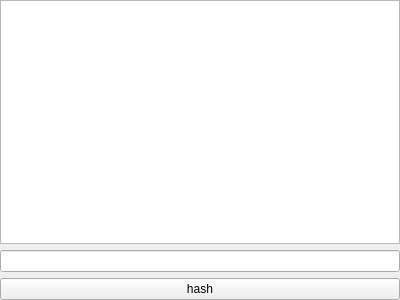
<?xml version="1.0" encoding="UTF-8"?>
<ui version="4.0">
 <class>MD5Widget</class>
 <widget class="QWidget" name="MD5Widget">
  <property name="geometry">
   <rect>
    <x>0</x>
    <y>0</y>
    <width>400</width>
    <height>300</height>
   </rect>
  </property>
  <property name="windowTitle">
   <string>Form</string>
  </property>
  <layout class="QVBoxLayout" name="verticalLayout">
   <property name="leftMargin">
    <number>0</number>
   </property>
   <property name="topMargin">
    <number>0</number>
   </property>
   <property name="rightMargin">
    <number>0</number>
   </property>
   <property name="bottomMargin">
    <number>0</number>
   </property>
   <item>
    <widget class="QTextEdit" name="textEdit"/>
   </item>
   <item>
    <widget class="QLineEdit" name="lineEdit"/>
   </item>
   <item>
    <widget class="QPushButton" name="pushButton">
     <property name="text">
      <string>hash</string>
     </property>
    </widget>
   </item>
  </layout>
 </widget>
 <resources/>
 <connections/>
</ui>
